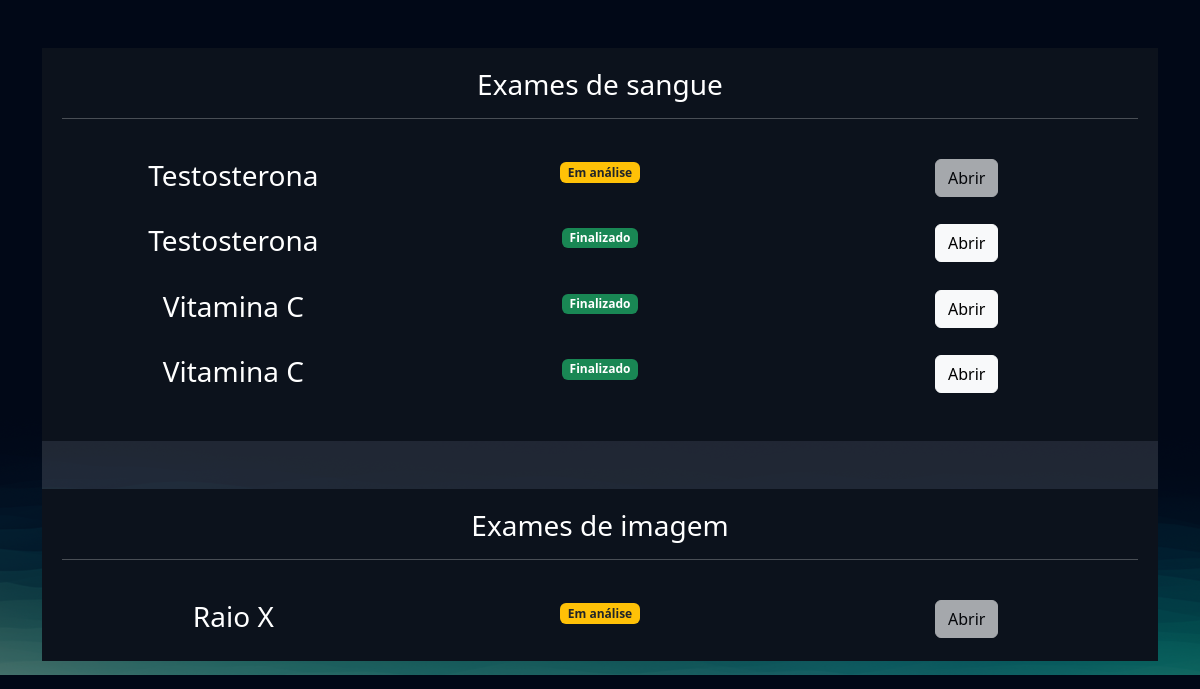
Screenshot of /exames/gerenciar_exames/ (signed in) with the database file from the repository.
### exames/models.py (models this page shows, shortened)
class SolicitacaoExame(models.Model):
    choice_status = (
        ('E', 'Em análise'),
        ('F', 'Finalizado')
    )
    usuario = models.ForeignKey(User, on_delete=models.DO_NOTHING)
    exame = models.ForeignKey(TiposExames, on_delete=models.DO_NOTHING)
    status = models.CharField(max_length=2, choices=choice_status)
    resultado = models.FileField(upload_to="resultados", null=True, blank=True)
    requer_senha = models.BooleanField(default=False)
    senha = models.CharField(max_length=6, null=True, blank=True)
    def badge_template(self):
        if self.status == 'E':
            classes_css = 'bg-warning text-dark'
            texto = "Em análise"
        elif self.status == 'F':
            classes_css = 'bg-success'
            texto = "Finalizado"
        return mark_safe(f"<span class='badge bg-primary {classes_css}'>{texto}</span>")

class TiposExames(models.Model):
    tipo_choices = (
        ('I', 'Exame de imagem'),
        ('S', 'Exame de Sangue')
    )
    nome = models.CharField(max_length=50)
    tipo = models.CharField(max_length=2, choices=tipo_choices)
    preco = models.FloatField()
    disponivel = models.BooleanField(default=True)
    horario_inicial = models.IntegerField()
    horario_final = models.IntegerField()

### exames/views.py (the view)
# urls.py: path('gerenciar_exames/', views.gerenciar_exames, name="gerenciar_exames"),
@login_required
def gerenciar_exames(request):
    exames = SolicitacaoExame.objects.filter(usuario=request.user)
    return render(request, 'gerenciar_exames.html', {'exames': exames})

### exames/templates/gerenciar_exames.html (shortened to what this page needs)
{% extends "bases/base.html" %}
{% load static %}
{% block 'head' %}
    <link href="{% static 'exames/css/css.css' %}" rel="stylesheet">
    <link href="{% static 'exames/css/gerenciar_pedidos.css' %}" rel="stylesheet">
    <link href="{% static 'exames/css/gerenciar_exames.css' %}" rel="stylesheet">
{% endblock 'head' %}
{% block 'conteudo' %}
    <br>
    <br>
    <div class="container">
        <div class="card card-view">
            <div class="sub-card">
                <h3>Exames de sangue</h3>
                <hr>
                <br>
                {% for exame in exames  %}
                    {% if  exame.exame.tipo == 'S'%}
                        <div class="row">
                            <div class="col-md"><h3>{{exame.exame.nome}}</h3></div>
                            <div class="col-md">{{exame.badge_template}}</div>
                            <div class="col-md">
                                {% if exame.status == 'F' %}
                                    <a href="{% url "permitir_abrir_exame" exame.id %}" class="btn btn-light">Abrir</a>
                                {% else %}
                                    <a href="#" class="btn btn-light disabled">Abrir</a>
                                {% endif %}
                            </div>
                        </div>
                        <br>
                    {% endif %}
                {% endfor %}
            </div>
            <br>
            <br>
            <div class="sub-card">
                <h3>Exames de imagem</h3>
                <hr>
                <br>
                {% for exame in exames  %}
                    {% if  exame.exame.tipo == 'I'%}
                        <div class="row">
                            <div class="col-md"><h3>{{exame.exame.nome}}</h3></div>
                            <div class="col-md">{{exame.badge_template}}</div>
                            <div class="col-md">
                                {% if exame.status == 'F' %}
                                    <a href="{% url "permitir_abrir_exame" exame.id %}" class="btn btn-light">Abrir</a>
                                {% else %}
                                    <a href="#" class="btn btn-light disabled">Abrir</a>
                                {% endif %}
                        </div>
                        <br>
                    {% endif %}
                {% endfor %}
            </div>
        </div>
    </div>
{% endblock 'conteudo' %}

### templates/static/geral/css/base.css (style rules this page uses)
:root { --main-color: #151C34; --dark-color: #0C121C ; --light-color: #6DE6EE; --contrast-color: #f4c96b; --differential-color: #066668; }
* { color: white }

### templates/static/exames/css/css.css (style rules this page uses)
body { background-image: url('/static/geral/img/bg2.png'); background-size: cover; }
.card { background-color: rgba(217, 217, 217, .14); color: white; padding: 15px; }

### templates/static/exames/css/gerenciar_pedidos.css (style rules this page uses)
.card-view { text-align: center; padding: 0; border: none; height: 70vh; }

### templates/static/exames/css/gerenciar_exames.css (style rules this page uses)
.sub-card { background-color: var(--dark-color); padding: 20px; }

### rows the page displays
SolicitacaoExame: exame.nome "Testosterona", badge_template "Em análise", shows "Abrir"
SolicitacaoExame: exame.nome "Testosterona", badge_template "Finalizado", shows "Abrir"
SolicitacaoExame: exame.nome "Vitamina C", badge_template "Finalizado", shows "Abrir"
SolicitacaoExame: exame.nome "Vitamina C", badge_template "Finalizado", shows "Abrir"
SolicitacaoExame: exame.nome "Raio X", badge_template "Em análise", shows "Abrir"
